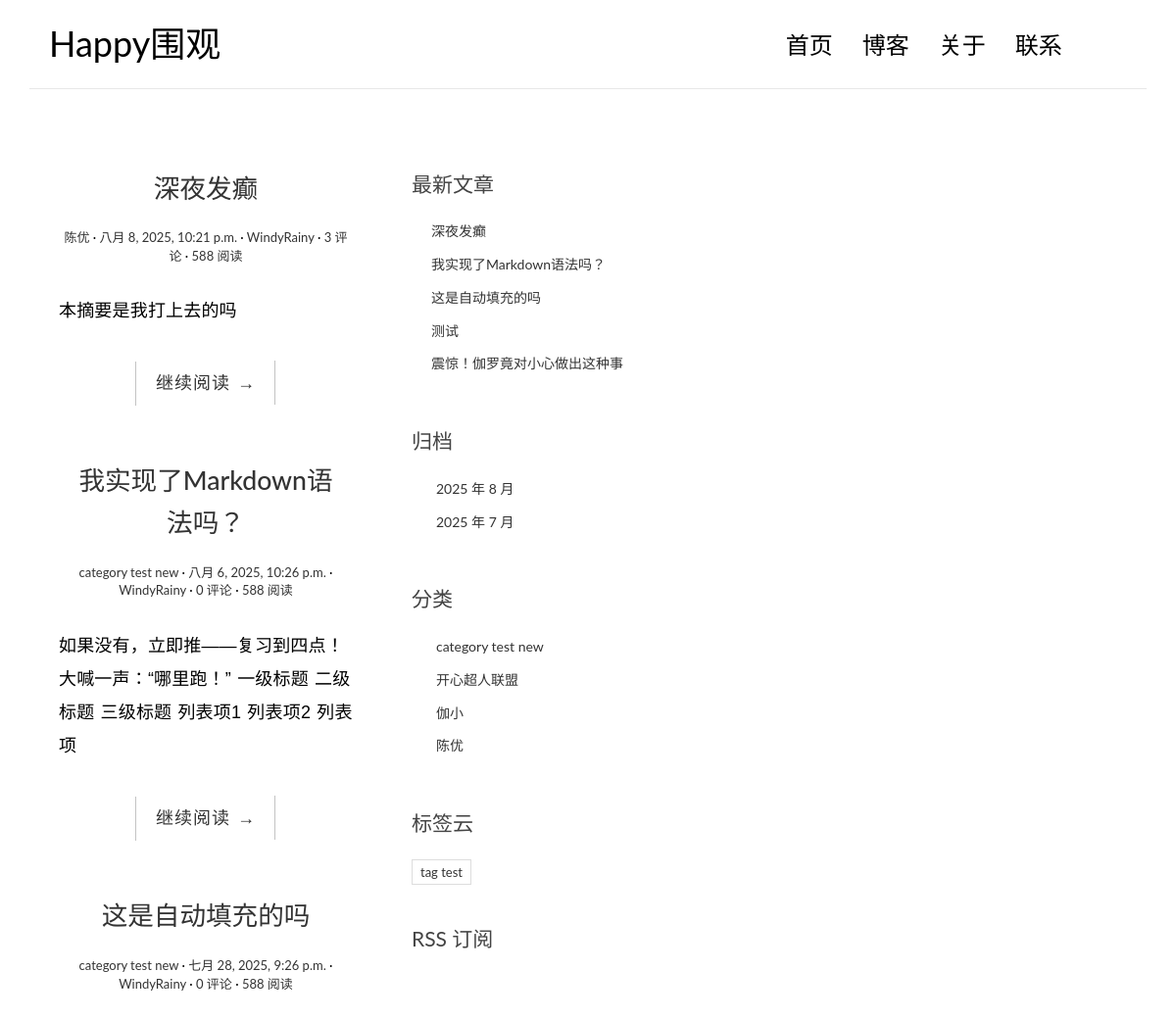
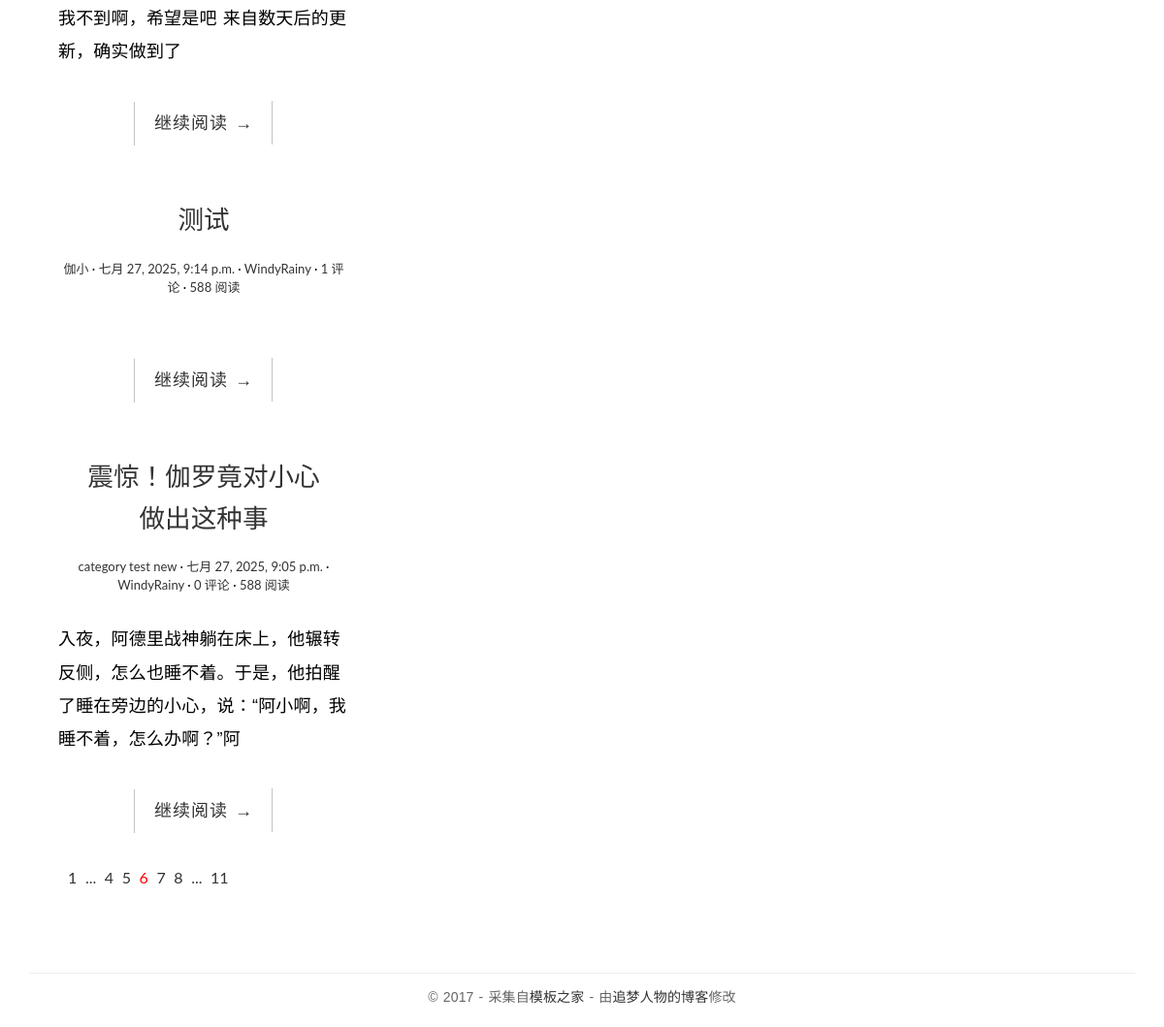
Before: / with the older database file (2 pictures, top to bottom).
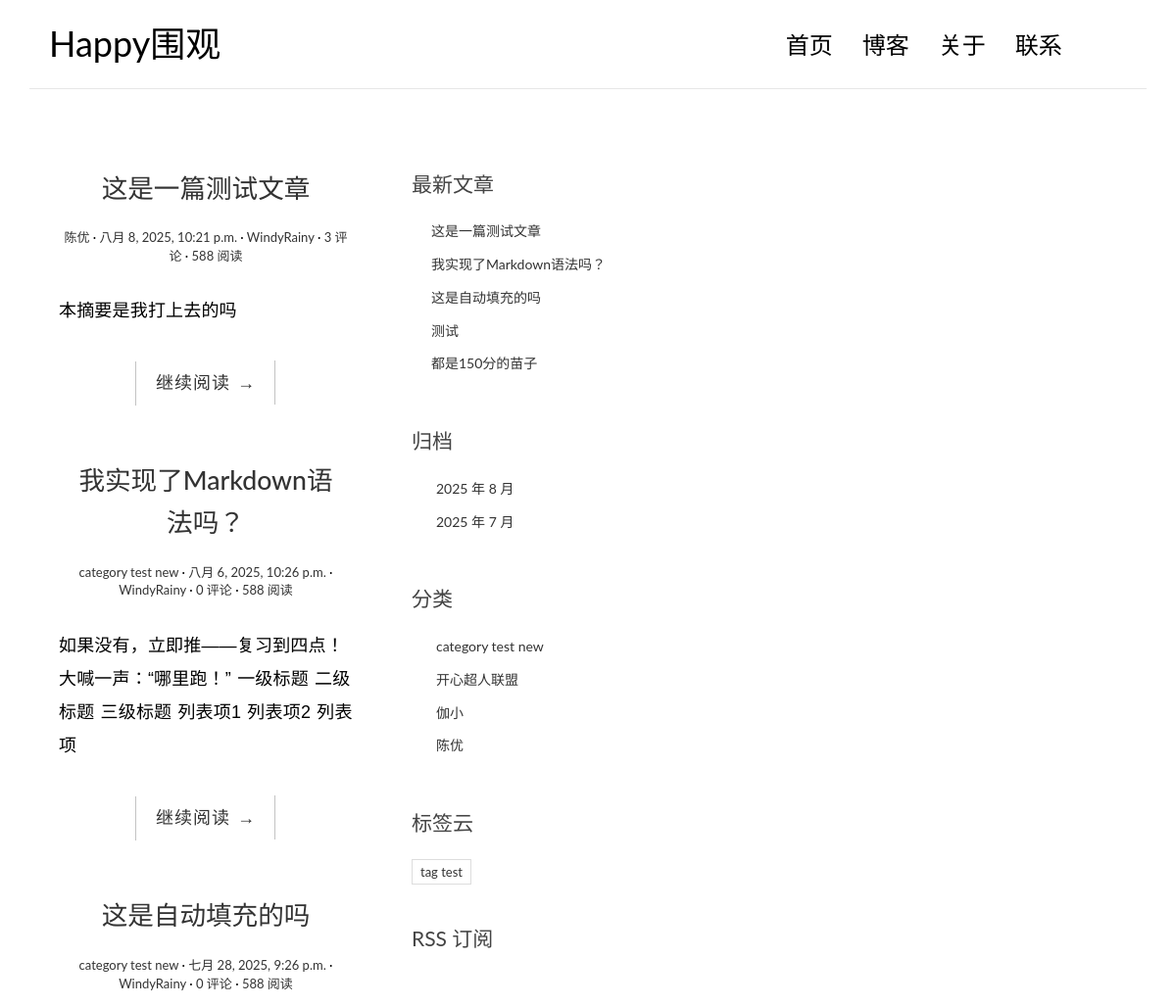
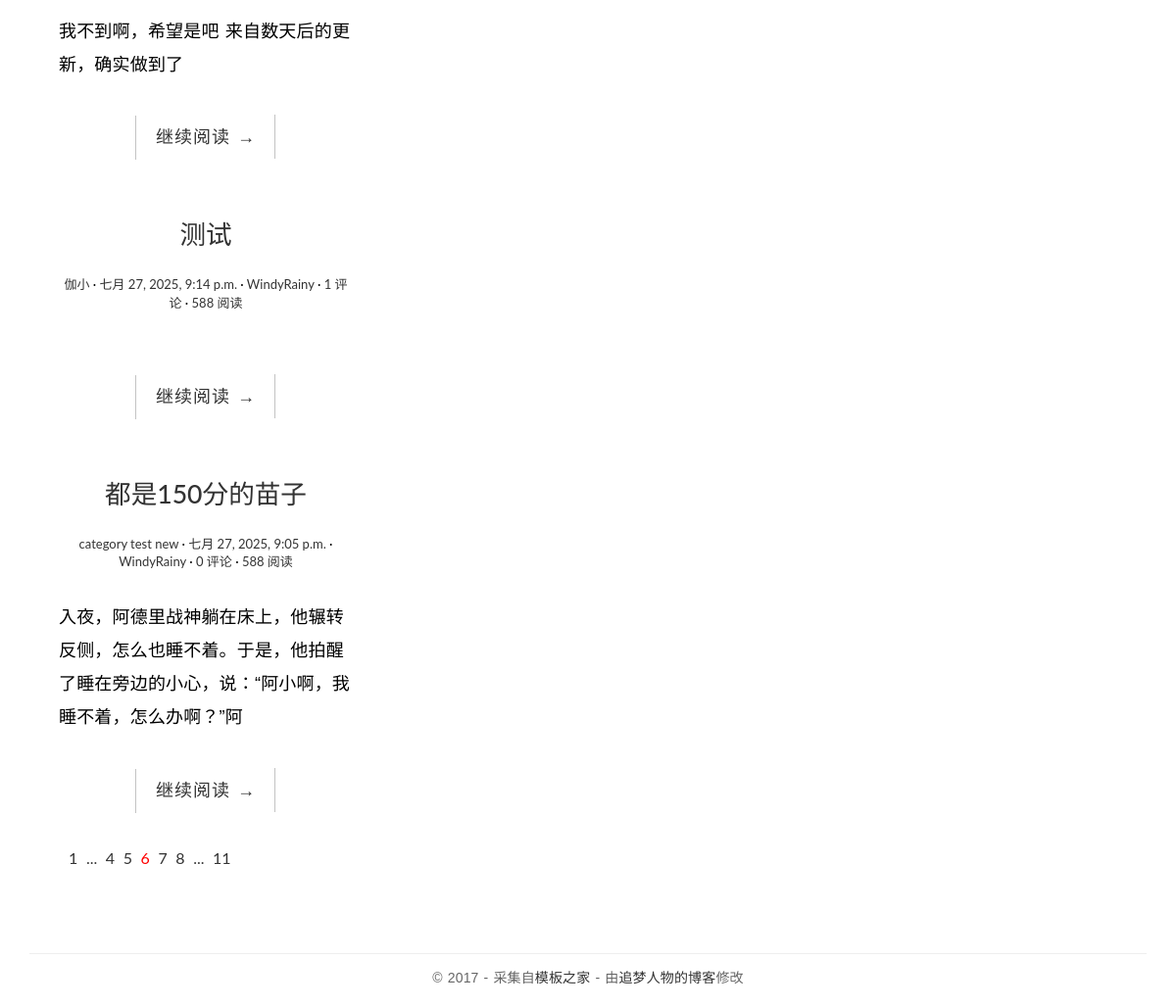
After: the same page with the newer database file (2 pictures, top to bottom).
### blog/models.py (models this page shows, shortened)
class Post(models.Model):
    title = models.CharField("标题", max_length=100)
    body = models.TextField("正文")
    created_time = models.DateTimeField("创建时间", default=timezone.now)
    modified_time = models.DateTimeField("修改时间")
    excerpt = models.CharField("摘要", max_length=200, blank=True, help_text="若不填写，则自动选取正文前六十个字符作为摘要")
    category = models.ForeignKey(Category, verbose_name="分类", on_delete=models.CASCADE)
    tags = models.ManyToManyField(Tag, verbose_name="标签", blank=True)
    author = models.ForeignKey(User, verbose_name="作者", on_delete=models.CASCADE)
    class Meta:
        verbose_name = "文章"
        verbose_name_plural = verbose_name
        ordering = ['-created_time', 'title']
    def get_absolute_url(self):
        return reverse('blog:detail', kwargs={'pk': self.pk})

class Category(models.Model):
    name = models.CharField(max_length=100)
    class Meta:
        verbose_name = "分类"
        verbose_name_plural = verbose_name

class Tag(models.Model):
    name = models.CharField(max_length=100)
    class Meta:
        verbose_name = "标签"
        verbose_name_plural = verbose_name

### blog/views.py (the view)
# urls.py: path('', views.index, name='index'),    # 第一个参数是去掉域名后的剩余URL，第二个参数是处理函数，参数name的值将作为处理函数的别名
def index(request):
    post_list = Post.objects.all()
    return render(request, 'blog/index.html', context={'post_list': post_list})

### blog/templatetags/blog_extras.py (called while the page is built)
@register.inclusion_tag('blog/inclusions/_recent_posts.html', takes_context=True)
def show_recent_posts(context, num=5):
    return{
        'recent_post_list': Post.objects.all()[:num],
    }

@register.inclusion_tag('blog/inclusions/_archives.html', takes_context=True)
def show_archives(context):
    return{
        'date_list': Post.objects.dates('created_time', 'month', order='DESC'),
    }

@register.inclusion_tag('blog/inclusions/_categories.html', takes_context=True)
def show_categories(context):
    return{
        'category_list': Category.objects.all(),
    }

@register.inclusion_tag('blog/inclusions/_tags.html', takes_context=True)
def show_tags(context):
    return{
        'tag_list': Tag.objects.all(),
    }

### templates/blog/index.html
{% extends 'base.html' %}
{% block main %}
    {% for post in post_list %}
        <article class="post post-{{ post.pk }}">
            <header class="entry-header">
                <h1 class="entry-title">
                    <a href="{{ post.get_absolute_url }}">{{ post.title }}</a>
                </h1>
                <div class="entry-meta">
                    <span class="post-category"><a href="#">{{ post.category.name }}</a></span>
                    <span class="post-date"><a href="#"><time class="entry-date"
                                datetime="{{ post.created_time }}">{{ post.created_time }}</time></a></span>
                    <span class="post-author"><a href="#">{{ post.author }}</a></span>
                    <span class="comments-link"><a href="{{ post.get_absolute_url }}#comment-area">{{ post.comment_set.count }} 评论</a></span>
                    <span class="views-count"><a href="#">588 阅读</a></span>
                </div>
            </header>
            <div class="entry-content clearfix">
                <p>{{ post.excerpt }}</p>
                <div class="read-more cl-effect-14">
                    <a href="{{ post.get_absolute_url }}" class="more-link">继续阅读 <span class="meta-nav">→</span></a>
                </div>
            </div>
        </article>
    {% empty %}
        <div class="no-post">这里空空如也！</div>
    {% endfor %}
    <div class="pagination">
        <ul>
            <li><a href="">1</a></li>
            <li><a href="">...</a></li>
            <li><a href="">4</a></li>
            <li><a href="">5</a></li>
            <li class="current"><a href="">6</a></li>
            <li><a href="">7</a></li>
            <li><a href="">8</a></li>
            <li><a href="">...</a></li>
            <li><a href="">11</a></li>
        </ul>
    </div>
{% endblock main %}

### templates/base.html (shortened to what this page needs)
{% load static %}
{% load blog_extras %}
<!DOCTYPE html>
<html>
<head>
    <link rel="stylesheet" href="http://code.ionicframework.com/ionicons/2.0.1/css/ionicons.min.css">
    <link rel="stylesheet" href="{% static 'blog/css/bootstrap.min.css' %}">
    <link rel="stylesheet" href="{% static 'blog/css/pace.css' %}">
    <link rel="stylesheet" href="{% static 'blog/css/custom.css' %}">
    <link href="https://cdn.bootcss.com/highlight.js/9.15.8/styles/github.min.css" rel="stylesheet">
</head>
<body>
<div class="container">
    <header id="site-header">
        <div class="row">
            <div class="col-md-4 col-sm-5 col-xs-8">
                <div class="logo">
                    <h1><a href="{% url 'blog:index' %}"><b>Happy围观</b></a></h1>
                </div>
            </div>
            <div class="col-md-8 col-sm-7 col-xs-4">
                <nav class="main-nav" role="navigation">
                    <div class="collapse navbar-collapse" id="bs-example-navbar-collapse-1">
                        <ul class="nav navbar-nav navbar-right">
                            <li class="cl-effect-11"><a href="{% url 'blog:index' %}" data-hover="首页">首页</a></li>
                            <li class="cl-effect-11"><a href="full-width.html" data-hover="博客">博客</a></li>
                            <li class="cl-effect-11"><a href="about.html" data-hover="关于">关于</a></li>
                            <li class="cl-effect-11"><a href="contact.html" data-hover="联系">联系</a></li>
                        </ul>
                    </div>
                </nav>
            </div>
        </div>
    </header>
</div>
<div class="content-body">
    <div class="container">
        <div class="row">
            <main class="col-md-4">
                {% block main %}{% endblock main %}
            </main>
            <aside class="col-md-4">
                {% show_recent_posts %}
                {% show_archives %}
                {% show_categories %}
                {% show_tags %}
                <div class="rss">
                    <a href=""> RSS 订阅</a>
                </div>
            </aside>
        </div>
    </div>
</div>
<footer id="site-footer">
    <div class="container">
        <div class="row">
            <div class="col-md-12">
                <p class="copyright">&copy 2017 - 采集自<a href="http://www.cssmoban.com/"
                                                        target="_blank" title="模板之家">模板之家</a>
                    - 由<a href="http://zmrenwu.com/" title="网页模板" target="_blank">追梦人物的博客</a>修改
                </p>
            </div>
        </div>
    </div>
</footer>
</body>
</html>

### templates/blog/inclusions/_recent_posts.html
<div class="widget widget-recent-posts">
  <h3 class="widget-title">最新文章</h3>
  <ul>
    {% for post in recent_post_list %}
      <li>
        <a href="{{ post.get_absolute_url }}">{{ post.title }}</a>
      </li>
    {% empty %}
      暂无文章！
    {% endfor %}
  </ul>
</div>

### templates/blog/inclusions/_archives.html
<div class="widget widget-archives">
  <h3 class="widget-title">归档</h3>
  <ul>
    {% for date in date_list %}
      <li>
        <a href="{% url 'blog:archive' date.year date.month %}">{{ date.year }} 年 {{ date.month }} 月</a>
      </li>
    {% empty %}
      暂无归档！
    {% endfor %}
  </ul>
</div>

### templates/blog/inclusions/_categories.html
<div class="widget widget-category">
  <h3 class="widget-title">分类</h3>
  <ul>
    {% for category in category_list %}
      <li>
        <a href="{% url 'blog:category' category.pk %}">{{ category.name }}</a>
      </li>
    {% empty %}
      暂无分类！
    {% endfor %}
  </ul>
</div>

### templates/blog/inclusions/_tags.html
<div class="widget widget-tag-cloud">
  <h3 class="widget-title">标签云</h3>
  <ul>
    {% for tag in tag_list %}
      <li>
        <a href="{% url 'blog:tag' tag.pk %}">{{ tag.name }}</a>
      </li>
    {% empty %}
      暂无标签！
    {% endfor %}
  </ul>
</div>

### blog/static/blog/css/custom.css (style rules this page uses)
* { outline: none; }
h1, h2, h3, h4, h5, h6 { margin-top: 0; }
b { font-weight: 400; }
a { color: #333; }
body { color: #444; font-family: 'Lato', sans-serif; }
p { font-family: 'Ubuntu', sans-serif; font-weight: 400; word-spacing: 1px; letter-spacing: 0.01em; }
#site-header { background-color: #FFF; padding: 25px 20px; margin-bottom: 40px; border-bottom: 1px solid #e7e7e7; }
.logo h1 a { color: #000; }
.logo h1 { margin: 0; font-family: 'Lato', sans-serif; font-weight: 300; }
.main-nav { margin-top: 11px; max-width: 95%; }
.main-nav a { color: #000000 !important; padding: 0 0 5px 0 !important; margin-right: 30px; font-family: 'Lato', sans-serif; font-weight: 300; font-size: 24px; }
.cl-effect-11 a { padding: 10px 0; color: #0972b4; text-shadow: none; }
.cl-effect-11 a::before { position: absolute; top: 0; left: 0; overflow: hidden; padding: 0 0 5px 0 !important; max-width: 0; border-bottom: 1px solid #000; color: #000; content: attr(data-hover); white-space: nowrap; -webkit-transition: max-width 0.5s; -moz-transition: max-width 0.5s; transition: max-width 0.5s; }
.content-body { padding-bottom: 4em; }
.post { background: #fff; padding: 30px 30px 0; }
.entry-title { text-align: center; font-size: 1.9em; margin-bottom: 20px; line-height: 1.6; padding: 10px 20px 0; }
.entry-meta { text-align: center; color: #DDDDDD; font-size: 13px; margin-bottom: 30px; }
.entry-content { font-size: 18px; line-height: 1.9; font-weight: 300; color: #000; }
.post-category::after, .post-date::after, .post-author::after, .comments-link::after { content: ' ·'; color: #000; }
.read-more { font-family: 'Ubuntu', sans-serif; font-weight: 400; word-spacing: 1px; letter-spacing: 0.01em; text-align: center; margin-top: 20px; }
.cl-effect-14 a { padding: 0 20px; height: 45px; line-height: 45px; position: relative; display: inline-block; margin: 15px 25px; letter-spacing: 1px; font-weight: 400; text-shadow: 0 0 1px rgba(255, 255, 255, 0.3); }
.cl-effect-14 a::before, .cl-effect-14 a::after { position: absolute; width: 45px; height: 1px; background: #C3C3C3; content: ''; -webkit-transition: all 0.3s; -moz-transition: all 0.3s; transition: all 0.3s; pointer-events: none; }
.cl-effect-14 a::before { top: 0; left: 0; -webkit-transform: rotate(90deg); -moz-transform: rotate(90deg); transform: rotate(90deg); -webkit-transform-origin: 0 0; -moz-transform-origin: 0 0; transform-origin: 0 0; }
.cl-effect-14 a::after { right: 0; bottom: 0; -webkit-transform: rotate(90deg); -moz-transform: rotate(90deg); transform: rotate(90deg); -webkit-transform-origin: 100% 0; -moz-transform-origin: 100% 0; transform-origin: 100% 0; }
.widget { background: #fff; padding: 30px 0 0; }
.widget-title { font-size: 1.5em; margin-bottom: 20px; line-height: 1.6; padding: 10px 0 0; font-weight: 400; }
.widget-recent-posts ul { padding: 0; margin: 0; padding-left: 20px; }
.widget-recent-posts ul li { list-style-type: none; position: relative; line-height: 170%; margin-bottom: 10px; }
.widget-recent-posts ul li::before { content: '\f3d3'; font-family: "Ionicons"; position: absolute; left: -17px; top: 3px; font-size: 16px; color: #000; }
.widget-archives ul { padding: 0; margin: 0; padding-left: 25px; }
.widget-archives ul li { list-style-type: none; position: relative; line-height: 170%; margin-bottom: 10px; }
.widget-archives ul li::before { content: '\f3f3'; font-family: "Ionicons"; position: absolute; left: -25px; top: 1px; font-size: 16px; color: #000; }
.widget-category ul { padding: 0; margin: 0; padding-left: 25px; }
.widget-category ul li { list-style-type: none; position: relative; line-height: 170%; margin-bottom: 10px; }
.widget-category ul li::before { content: '\f3fe'; font-family: "Ionicons"; position: absolute; left: -25px; top: 1px; font-size: 18px; color: #000; }
.widget-tag-cloud ul { padding: 0; margin: 0; margin-right: -10px; }
.widget-tag-cloud ul li { list-style-type: none; font-size: 13px; display: inline-block; margin-right: 10px; margin-bottom: 10px; padding: 3px 8px; border: 1px solid #ddd; }
.rss { font-size: 21px; margin-top: 30px; }
.rss a { color: #444; }
#site-footer { padding-top: 10px; padding: 0 0 1.5em 0; }
.copyright { text-align: center; padding-top: 1em; margin: 0; border-top: 1px solid #eee; color: #666; }
.pagination ul { list-style: none; }
.pagination ul li { display: inline-block; font-size: 16px; margin-right: 5px; }
.current a { color: red; }

Changed rows visible on the page:
changed Post "本摘要是我打上去的吗": title "深夜发癫" → "这是一篇测试文章"
changed Post "入夜，阿德里战神躺在床上，他辗转反侧，怎么也睡不着。于是，他拍醒了睡在旁边的小心，说：“阿小啊，我睡不着，怎么办啊？”阿": title "震惊！伽罗竟对小心做出这种事" → "都是150分的苗子"
